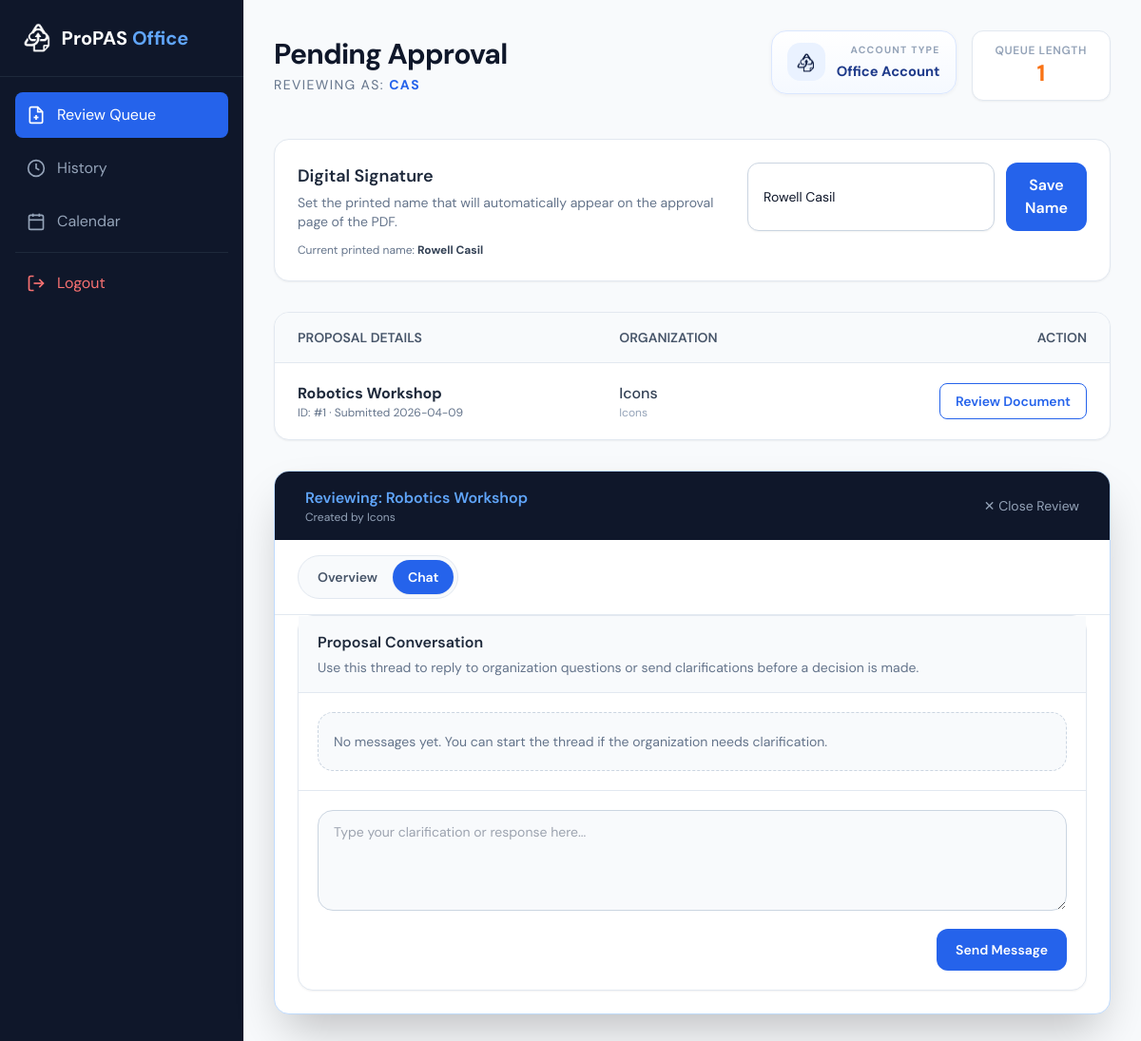
Before: /office-home/1?tab=chat (signed in) with the older database file.
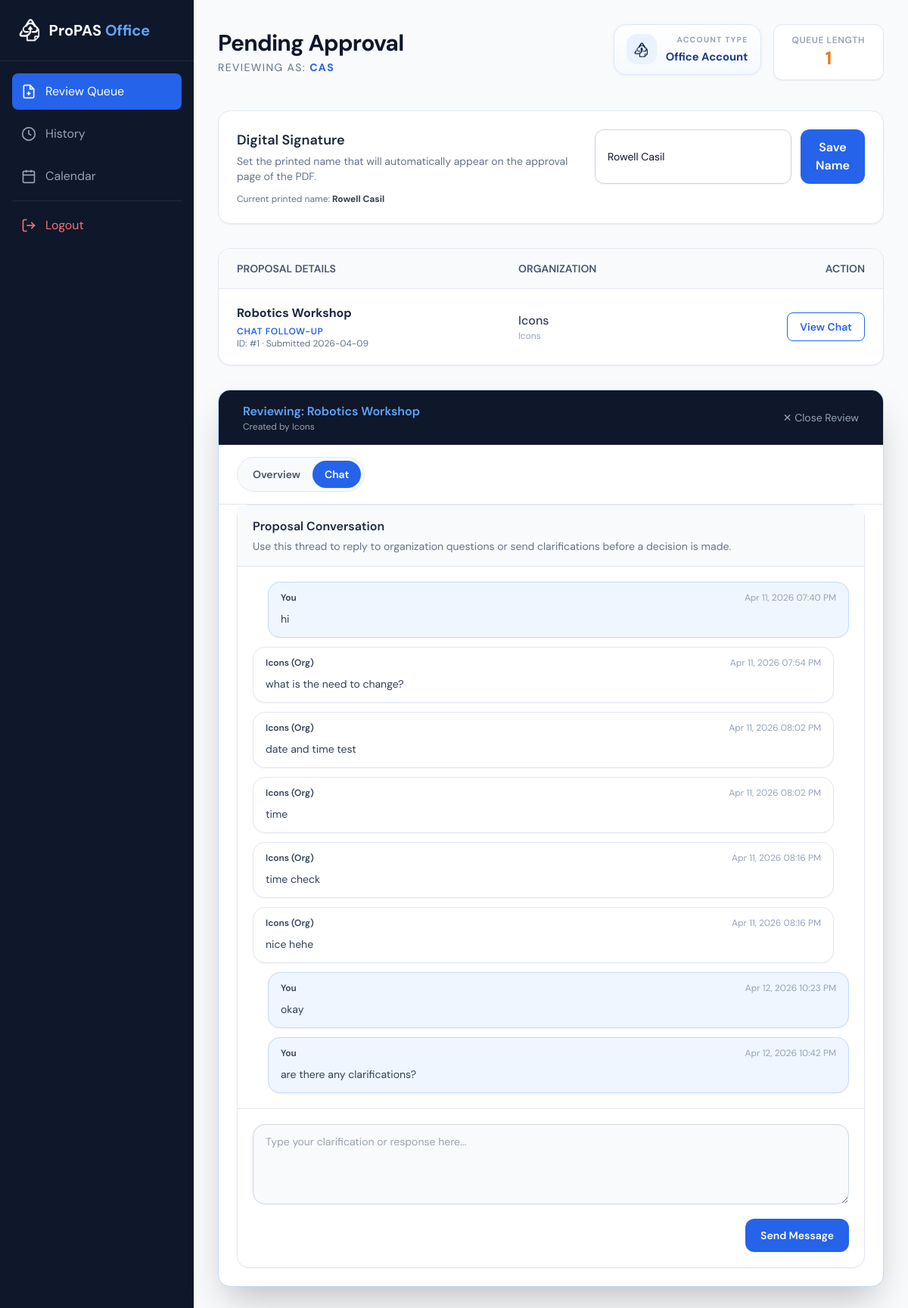
After: the same page with the newer database file.
### models.py (models this page shows)
class Proposal(db.Model):
    __tablename__ = 'proposals'
    id = db.Column(db.Integer, primary_key=True)
    title = db.Column(db.String(200), nullable=False)
    status = db.Column(db.String(20), default='PENDING')
    version_number = db.Column(db.Integer, default=1)
    file_path = db.Column(db.String(300))
    proposal_data = db.Column(db.JSON)
    current_step_id = db.Column(db.Integer, db.ForeignKey('approval_steps.id'))
    creator_id = db.Column(db.Integer, db.ForeignKey('accounts.id'))
    created_at = db.Column(db.DateTime, default=datetime.utcnow)

class User(UserMixin, db.Model):
    __tablename__ = 'accounts'
    id = db.Column(db.Integer, primary_key=True)
    username = db.Column(db.String(80), unique=True, nullable=False)
    password_hash = db.Column(db.String(256))
    account_type = db.Column(db.String(20))  # 'Org', 'Office', or 'Admin'
    profile_data = db.Column(MutableDict.as_mutable(db.JSON), default=dict)
    proposals = db.relationship('Proposal', backref='creator', lazy=True)

class ProposalMessage(db.Model):
    __tablename__ = 'proposal_messages'
    id = db.Column(db.Integer, primary_key=True)
    proposal_id = db.Column(db.Integer, db.ForeignKey('proposals.id'), nullable=False)
    office_step_id = db.Column(db.Integer, db.ForeignKey('approval_steps.id'))
    sender_id = db.Column(db.Integer, db.ForeignKey('accounts.id'), nullable=False)
    sender_role = db.Column(db.String(20), nullable=False)
    body = db.Column(db.Text, nullable=False)
    created_at = db.Column(db.DateTime, default=datetime.utcnow, nullable=False)
    proposal = db.relationship('Proposal', backref=db.backref('messages', lazy=True))
    office_step = db.relationship('ApprovalStep')
    sender = db.relationship('User')

### routes/office.py (the view, shortened to what this page needs)
@office_bp.route('/office-home', methods=['GET', 'POST'])
@office_bp.route('/office-home/<int:review_id>', methods=['GET', 'POST'])
@login_required
def review(review_id=None):
    my_step = _office_step_for_user(current_user)
    if not my_step:
        flash("Account not linked to a valid approval step.", "danger")
        return redirect(url_for('auth.signin'))
    dashboard_items = _office_dashboard_items(my_step.id)
    selected = db.session.get(Proposal, review_id) if review_id else None
    selected_messages = _conversation_messages(selected.id, my_step.id) if selected else []
    active_tab = request.args.get('tab', 'overview')
    if active_tab not in {'overview', 'chat'}:
        active_tab = 'overview'
    return render_template(
        'office_home.html',
        dashboard_items=dashboard_items,
        selected_proposal=selected,
        selected_messages=selected_messages,
        active_tab=active_tab,
        username=current_user.username,
        pending_count=len(dashboard_items),
        printed_name=_get_printed_name(current_user),
    )

### templates/office_home.html (shortened to what the changed rows need)
<!DOCTYPE html>
<html lang="en">
<head>
    <script src="https://cdn.tailwindcss.com"></script>
    <link rel="stylesheet" href="{{ url_for('static', filename='css/office_home.css') }}">
</head>
<body class="bg-slate-50 text-slate-900">
    <div class="flex min-h-screen">
        <main class="flex-1 p-8 relative">
            <div class="flex flex-col md:flex-row md:items-center justify-between mb-10">
                <div>
                    <h2 class="text-3xl font-bold tracking-tight">Pending Approval</h2>
                </div>
            </div>
            <div class="bg-white rounded-2xl shadow-sm border border-slate-200 overflow-hidden mb-8">
                <table class="w-full text-left border-collapse">
                    <thead>
                        <tr class="bg-slate-50 border-b border-slate-200">
                            <th class="px-6 py-4 text-sm font-semibold text-slate-600 uppercase">Proposal Details</th>
                            <th class="px-6 py-4 text-sm font-semibold text-slate-600 uppercase">Organization</th>
                            <th class="px-6 py-4 text-sm font-semibold text-slate-600 uppercase text-right">Action</th>
                        </tr>
                    </thead>
                    <tbody class="divide-y divide-slate-100">
                        {% for item in dashboard_items %}
                        {% set prop = item.proposal %}
                        <tr class="hover:bg-slate-50 transition">
                            <td class="px-6 py-5">
                                <div class="font-bold text-slate-800">{{ prop.title }}</div>
                                {% if item.mode == 'chat' %}
                                <div class="mt-1 text-xs font-semibold uppercase tracking-wider text-blue-600">Chat follow-up</div>
                                {% endif %}
                                <div class="text-xs text-slate-500">ID: #{{ prop.id }} · Submitted {{ prop.created_at|datetime_ph('%Y-%m-%d') }}</div>
                            </td>
                            <td class="px-6 py-5">
                                <div class="text-slate-700 font-medium">{{ prop.creator.username }}</div>
                                <div class="text-xs text-slate-400">{{ prop.proposal_data.get('sponsor', 'N/A') }}</div>
                            </td>
                            <td class="px-6 py-5 text-right">
                                <a href="{{ url_for('office.review', review_id=prop.id, tab='chat' if item.mode == 'chat' else 'overview') }}" class="inline-flex items-center px-4 py-2 border border-blue-600 text-blue-600 rounded-lg hover:bg-blue-600 hover:text-white transition font-semibold text-sm">
                                    {% if item.mode == 'chat' %}
                                    View Chat
                                    {% else %}
                                    Review Document
                                    {% endif %}
                                </a>
                            </td>
                        </tr>
                        {% else %}
                        <tr>
                            <td colspan="3" class="px-6 py-12 text-center text-slate-400 italic">Your queue is currently empty.</td>
                        </tr>
                        {% endfor %}
                    </tbody>
                </table>
            </div>
            {% if selected_proposal %}
            <div id="reviewSection" class="bg-white rounded-2xl shadow-2xl border border-blue-200 overflow-hidden mb-12 animate-in fade-in slide-in-from-bottom-4 duration-500">
                <div class="bg-slate-900 p-4 text-white flex justify-between items-center px-8">
                    <div>
                        <h3 class="font-semibold text-blue-400">Reviewing: {{ selected_proposal.title }}</h3>
                        <p class="text-xs text-slate-400">Created by {{ selected_proposal.creator.username }}</p>
                    </div>
                    <a href="{{ url_for('office.review') }}" class="text-slate-400 hover:text-white transition text-sm">✕ Close Review</a>
                </div>
                <div class="border-b border-slate-200 bg-white px-4 py-4 sm:px-6">
                    <div class="inline-flex rounded-full border border-slate-200 bg-slate-50 p-1">
                        <a href="{{ url_for('office.review', review_id=selected_proposal.id, tab='overview') }}" class="rounded-full px-4 py-2 text-sm font-semibold {% if active_tab != 'chat' %}bg-blue-600 text-white shadow-sm{% else %}text-slate-600 hover:text-slate-800{% endif %}">
                            Overview
                        </a>
                        <a href="{{ url_for('office.review', review_id=selected_proposal.id, tab='chat') }}" class="rounded-full px-4 py-2 text-sm font-semibold {% if active_tab == 'chat' %}bg-blue-600 text-white shadow-sm{% else %}text-slate-600 hover:text-slate-800{% endif %}">
                            Chat
                        </a>
                    </div>
                </div>
                {% if active_tab != 'chat' %}
                <div class="grid grid-cols-1 xl:grid-cols-[minmax(0,1fr)_360px] gap-4 p-4 sm:gap-6 sm:p-6 bg-slate-100">
                    <section class="bg-white rounded-2xl border border-slate-200 shadow-sm overflow-hidden">
                        <div class="flex items-center justify-between px-5 py-4 border-b border-slate-200 bg-slate-50">
                            <div>
                                <h2 class="font-semibold text-slate-800">Optimized PDF Viewer</h2>
                                <p class="text-sm text-slate-500">Embedded viewer with fit-to-width defaults for easier reading.</p>
                            </div>
                            <span class="text-xs uppercase tracking-wider text-slate-400">PDF Preview</span>
                        </div>
                        <div class="h-[62vh] min-h-[420px] sm:h-[70vh] sm:min-h-[560px] bg-slate-200">
                            <iframe
                                src="{{ url_for('static', filename='uploads/' + selected_proposal.file_path) }}#toolbar=1&navpanes=0&scrollbar=1&view=FitH"
                                class="w-full h-full border-0"
                                title="Proposal PDF Viewer">
                            </iframe>
                        </div>
                    </section>
                    <aside class="mt-2 xl:mt-0">
                        <div class="bg-white rounded-2xl border border-slate-200 shadow-sm p-6">
                            <div class="mb-5">
                                <h2 class="text-lg font-semibold text-slate-800">Send Feedback</h2>
                                <p class="mt-1 text-sm text-slate-500">
                                    Reviewing proposal #{{ selected_proposal.id }} from {{ selected_proposal.creator.username }}.
                                </p>
                            </div>
                            <form method="POST" action="{{ url_for('office.review', review_id=selected_proposal.id) }}" class="space-y-6">
                            <input type="hidden" name="csrf_token" value="{{ csrf_token() }}">
                            <div>
                                <label class="block text-xs font-bold text-slate-500 uppercase mb-3">Printed Name</label>
                                <input
                                    type="text"
                                    name="printed_name"
                                    value="{{ printed_name }}"
                                    placeholder="Enter printed name for the signature page"
                                    class="w-full bg-white border border-slate-300 rounded-xl p-4 focus:ring-2 focus:ring-blue-500 outline-none transition text-sm shadow-sm"
                                >
                                <p class="text-[10px] text-slate-400 mt-1 italic">You can type the signatory name here. When approved, this name will be saved to the office account and placed on the generated signature page.</p>
                            </div>
                            <div>
                                <label class="block text-xs font-bold text-slate-500 uppercase mb-3">Reviewer Remarks</label>
                                <textarea name="remarks" rows="6" required
                                    class="w-full bg-white border border-slate-300 rounded-xl p-4 focus:ring-2 focus:ring-blue-500 outline-none transition text-sm shadow-sm"
                                    placeholder="Add notes, requirements, or reasons for rejection..."></textarea>
                            </div>
                            <div class="space-y-3">
                                <button type="submit" name="action" value="approve"
                                    class="w-full py-4 rounded-xl font-bold text-white bg-emerald-600 hover:bg-emerald-700 shadow-md transition transform active:scale-95 flex items-center justify-center gap-2">
                                    <svg xmlns="http://www.w3.org/2000/svg" class="h-5 w-5" viewBox="0 0 20 20" fill="currentColor">
                                        <path fill-rule="evenodd" d="M16.707 5.293a1 1 0 010 1.414l-8 8a1 1 0 01-1.414 0l-4-4a1 1 0 011.414-1.414L8 12.586l7.293-7.293a1 1 0 011.414 0z" clip-rule="evenodd" />
                                    </svg>
                                    Approve & Sign
                                </button>
                                <button type="submit" name="action" value="reject"
                                    class="w-full py-3 rounded-xl font-bold text-red-600 border border-red-200 hover:bg-red-50 transition text-sm">
                                    Reject to Organization
                                </button>
                            </div>
                            <div class="p-4 bg-blue-50 rounded-xl border border-blue-100">
                                <h5 class="text-[10px] font-bold text-blue-700 uppercase mb-1">Process Info</h5>
                                <p class="text-[11px] text-blue-800 leading-tight">
                                    Approved documents move to the next stage. A digital signature page is appended automatically upon approval.
                                </p>
                            </div>
                            </form>
                        </div>
                    </aside>
                </div>
                {% else %}
                <section class="mx-4 mb-4 sm:mx-6 sm:mb-6 rounded-2xl border border-slate-200 bg-white shadow-sm">
                    <div class="border-b border-slate-200 bg-slate-50 px-5 py-4">
                        <h4 class="text-base font-semibold text-slate-800">Proposal Conversation</h4>
                        <p class="mt-1 text-sm text-slate-500">Use this thread to reply to organization questions or send clarifications before a decision is made.</p>
                    </div>
                    <div class="space-y-3 px-5 py-5">
                        {% for message in selected_messages %}
                        <article class="{% if message.sender_id == current_user.id %}ml-auto bg-blue-50 border-blue-200{% else %}mr-auto bg-white border-slate-200{% endif %} max-w-3xl rounded-2xl border px-4 py-3 shadow-sm">
                            <div class="mb-2 flex flex-wrap items-center justify-between gap-3 text-xs text-slate-400">
                                <span class="font-semibold text-slate-700">
                                    {% if message.sender_id == current_user.id %}
                                    You
                                    {% else %}
                                    {{ message.sender.username }} ({{ message.sender.account_type }})
                                    {% endif %}
                                </span>
                                <span>{{ message.created_at|datetime_ph }}</span>
                            </div>
                            <p class="whitespace-pre-wrap text-sm leading-6 text-slate-700">{{ message.body }}</p>
                        </article>
                        {% else %}
                        <p class="rounded-2xl border border-dashed border-slate-300 bg-slate-50 px-4 py-5 text-sm text-slate-500">No messages yet. You can start the thread if the organization needs clarification.</p>
                        {% endfor %}
                    </div>
                    <form method="POST" action="{{ url_for('office.send_message', proposal_id=selected_proposal.id) }}" class="border-t border-slate-200 px-5 py-5">
                        <textarea name="message" rows="4" required class="w-full rounded-2xl border border-slate-300 bg-slate-50 px-4 py-3 text-sm text-slate-700 outline-none transition focus:border-blue-500 focus:ring-2 focus:ring-blue-200" placeholder="Type your clarification or response here..."></textarea>
                        <div class="mt-3 flex justify-end">
                            <button type="submit" class="inline-flex items-center justify-center rounded-xl bg-blue-600 px-5 py-3 text-sm font-semibold text-white transition hover:bg-blue-700">
                                Send Message
                            </button>
                        </div>
                    </form>
                </section>
                {% endif %}
            </div>
            {% endif %}
        </main>
    </div>
</body>
</html>

Changed rows visible on the page:
now on this page (row edited): ProposalMessage: shows "You", created_at "Apr 11, 2026 07:40 PM", body "hi"
now on this page (row edited): ProposalMessage: sender.username "Icons", sender.account_type "Org", created_at "Apr 11, 2026 07:54 PM", body "what is the need to change?"
now on this page (row edited): ProposalMessage: sender.username "Icons", sender.account_type "Org", created_at "Apr 11, 2026 08:02 PM", body "date and time test"
now on this page (row edited): ProposalMessage: sender.username "Icons", sender.account_type "Org", created_at "Apr 11, 2026 08:02 PM", body "time"
now on this page (row edited): ProposalMessage: sender.username "Icons", sender.account_type "Org", created_at "Apr 11, 2026 08:16 PM", body "time check"
now on this page (row edited): ProposalMessage: sender.username "Icons", sender.account_type "Org", created_at "Apr 11, 2026 08:16 PM", body "nice hehe"
added ProposalMessage: shows "You", created_at "Apr 12, 2026 10:23 PM", body "okay"
added ProposalMessage: shows "You", created_at "Apr 12, 2026 10:42 PM", body "are there any clarifications?"
Other visible differences:
list line gone: "Review Document"
new list line: "CHAT FOLLOW-UP View Chat"
text no longer shown: "No messages yet. You can start the thread if the organization needs clarification."
